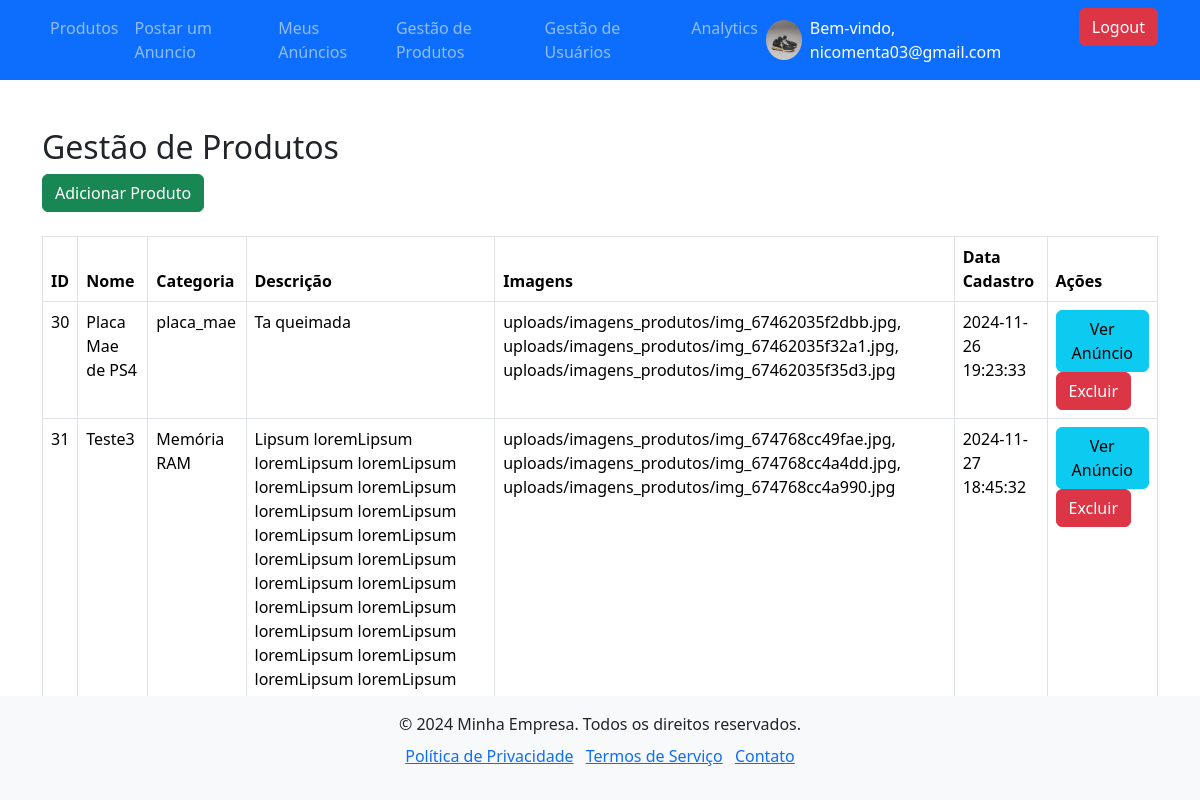
The app's page /meusAnuncios.php (signed in) with its own data.
### tables this page shows
CREATE TABLE `usuariosbd` (
  `ID` int(11) NOT NULL,
  `nome` varchar(255) NOT NULL,
  `senha` varchar(255) NOT NULL,
  `email` varchar(155) NOT NULL,
  `TipoUsuario` enum('normal','admin') NOT NULL DEFAULT 'normal',
  `telefone` varchar(15) NOT NULL,
  `Estado` varchar(50) NOT NULL,
  `Cidade` varchar(100) NOT NULL,
  `foto` varchar(255) DEFAULT NULL,
  `status` enum('ativo','inativo') DEFAULT 'ativo'
);

CREATE TABLE `produtos` (
  `id` int(11) NOT NULL,
  `nome` varchar(100) NOT NULL,
  `categoria` varchar(50) NOT NULL,
  `descricao` text DEFAULT NULL,
  `imagens` varchar(255) DEFAULT NULL,
  `data_cadastro` timestamp NOT NULL DEFAULT current_timestamp(),
  `id_usuario` int(11) NOT NULL,
  `visualizacoes` int(11) DEFAULT 0,
  `status` enum('Funcionando','Não Funcionando') NOT NULL DEFAULT 'Funcionando'
);

### meusAnuncios.php (the view, shortened to what this page needs)
<?php
include('php/conexaoBD.php');
include('visual/header.php');
?>
<?php
renderHeader('location: tela_Gestão_Produtos.php');
?>
<div class="container mt-5">
    <h2>Gestão de Produtos</h2>
    <button class="btn btn-success mb-4" data-bs-toggle="modal" data-bs-target="#adicionarProdutoModal">Adicionar Produto</button>
    <table class="table table-bordered">
        <thead>
            <tr>
                <th>ID</th>
                <th>Nome</th>
                <th>Categoria</th>
                <th>Descrição</th>
                <th>Imagens</th>
                <th>Data Cadastro</th>
                <th>Ações</th>
            </tr>
        </thead>
        <tbody>
            <?php
            $usuario_id = $_SESSION['id_usuario'];
            $sql = "SELECT * FROM produtos WHERE id_usuario = $usuario_id";
            $result = mysqli_query($link, $sql);
            while ($produto = mysqli_fetch_assoc($result)) {
                $sql_imagens = "SELECT * FROM imagens_produto WHERE id_produto = " . $produto['id'];
                $result_imagens = mysqli_query($link, $sql_imagens);
                $imagens = [];
                while ($imagem = mysqli_fetch_assoc($result_imagens)) {
                    $imagens[] = $imagem['url_imagem'];
                }
                echo "<tr>";
                echo "<td>{$produto['id']}</td>";
                echo "<td>{$produto['nome']}</td>";
                echo "<td>{$produto['categoria']}</td>";
                echo "<td>{$produto['descricao']}</td>";
                echo "<td>" . implode(", ", $imagens) . "</td>";
                echo "<td>{$produto['data_cadastro']}</td>";
                echo "<td>
                        <a href='tela_Anuncio.php?id={$produto['id']}' class='btn btn-info'>Ver Anúncio</a>
                        <a href='?excluir_produto={$produto['id']}' class='btn btn-danger' onclick='return confirm(\"Tem certeza que deseja excluir este produto?\")'>Excluir</a>
                    </td>";
                echo "</tr>";
            }
            ?>
        </tbody>
    </table>
</div>
<?php include('visual/footer.php'); ?>

### visual/header.php (shortened to what this page needs)
<?php
function renderHeader($currentPage = '') {
    $emailUsuario = isset($_SESSION['email']) ? $_SESSION['email'] : null;
    $isAdmin = isset($_SESSION['tipoUsuario']) && $_SESSION['tipoUsuario'] === 'admin';
    include('php/conexaoBD.php');
    $fotoPerfil = 'uploads/usuarios/default-profile.jpg';
    if ($emailUsuario) {
        $query = "SELECT foto FROM usuariosbd WHERE email = ?";
        $stmt = mysqli_prepare($link, $query);
        mysqli_stmt_bind_param($stmt, "s", $emailUsuario);
        mysqli_stmt_execute($stmt);
        $result = mysqli_stmt_get_result($stmt);
        if (mysqli_num_rows($result) > 0) {
            $user = mysqli_fetch_assoc($result);
            if (!empty($user['foto'])) {
                $fotoPerfil = str_replace('../', '', $user['foto']);
            }
        }
    }
    ?>
    <!DOCTYPE html>
    <html lang="pt">
    <head>
        <link href="https://cdn.jsdelivr.net/npm/bootstrap@5.3.3/dist/css/bootstrap.min.css" rel="stylesheet">
    </head>
    <body>
        <nav class="navbar navbar-expand-lg navbar-dark bg-primary">
            <div class="container">
                <div class="collapse navbar-collapse" id="navbarNav">
                    <ul class="navbar-nav me-auto">
                        <li class="nav-item">
                            <a class="nav-link <?= $currentPage === 'produtos' ? 'active' : '' ?>" href="home_Page.php">Produtos</a>
                        </li>
                        <li class="nav-item">
                            <a class="nav-link <?= $currentPage === 'contato' ? 'active' : '' ?>" href="tela_Cadastro_Produto.php">Postar um Anuncio</a>
                        </li>
                        <?php if ($emailUsuario): ?>
                            <li class="nav-item">
                                <a class="nav-link <?= $currentPage === 'meusAnuncios' ? 'active' : '' ?>" href="meusAnuncios.php">Meus Anúncios</a>
                            </li>
                        <?php endif; ?>
                        <?php if ($isAdmin): ?>
                            <li class="nav-item">
                                <a class="nav-link <?= $currentPage === 'gestao_produtos' ? 'active' : '' ?>" href="tela_Gestão_Produtos.php">Gestão de Produtos</a>
                            </li>
                            <li class="nav-item">
                                <a class="nav-link <?= $currentPage === 'gestao_usuarios' ? 'active' : '' ?>" href="tela_Gestão_Usuarios.php">Gestão de Usuários</a>
                            </li>
                        <?php endif; ?>
                        <?php if ($emailUsuario): ?>
                            <li class="nav-item">
                                <a class="nav-link <?= $currentPage === 'analytics' ? 'active' : '' ?>" href="static.php">Analytics</a>
                            </li>
                        <?php endif; ?>
                    </ul>
                    <ul class="navbar-nav">
                        <?php if ($emailUsuario): ?>
                            <li class="nav-item">
                                <span class="navbar-text me-3 text-white d-flex align-items-center">
                                    <img src="<?= htmlspecialchars($fotoPerfil) ?>" alt="Foto de Perfil" class="rounded-circle" style="width: 40px; height: 40px; object-fit: cover; margin-right: 8px;">
                                    Bem-vindo, <?= htmlspecialchars($emailUsuario) ?>
                                </span>
                            </li>
                            <li class="nav-item">
                                <a class="btn btn-danger" href="php/logout.php">Logout</a>
                            </li>
                        <?php endif; ?>
                    </ul>
                </div>
            </div>
        </nav>
    <?php
}
?>

### records on screen
usuariosbd: foto (picture)
produtos: id "30", nome "Placa Mae de PS4", categoria "placa_mae", descricao "Ta queimada", imagens "uploads/imagens_produtos/img_67462035f2dbb.jpg, uploads/imagens_produtos/img_67462035f32a1.jpg, uploads/imagens_produtos/img_67462035f35d3.jpg", data_cadastro "2024-11-26 19:23:33"
produtos: id "31", nome "Teste3", categoria "Memória RAM", descricao "Lipsum loremLipsum loremLipsum loremLipsum loremLipsum loremLipsum loremLipsum loremLipsum loremLipsum loremLipsum loremLipsum loremLipsum loremLipsum loremLipsum loremLipsum loremLipsum loremLipsum loremLipsum loremLipsum loremLipsum loremLipsum loremLipsum…", imagens "uploads/imagens_produtos/img_674768cc49fae.jpg, uploads/imagens_produtos/img_674768cc4a4dd.jpg, uploads/imagens_produtos/img_674768cc4a990.jpg", data_cadastro "2024-11-27 18:45:32"

### other values on screen
$emailUsuario "nicomenta03@gmail.com"
